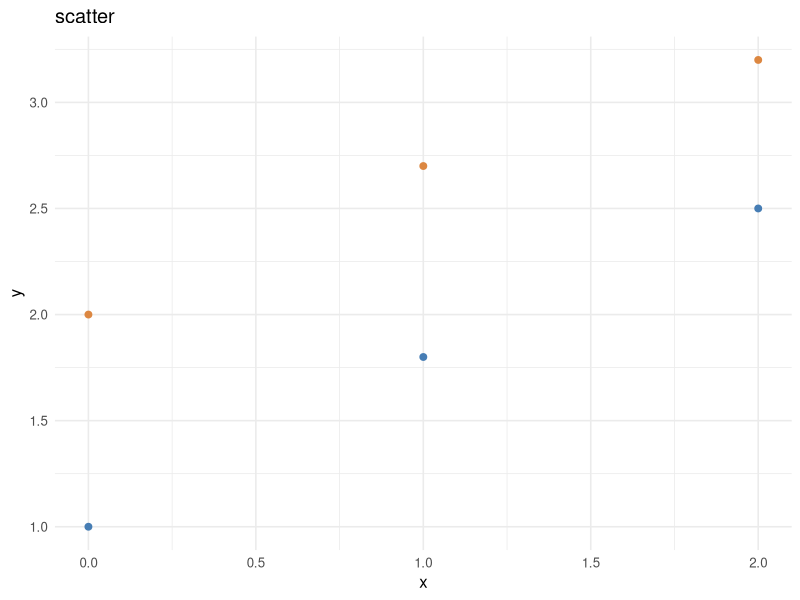
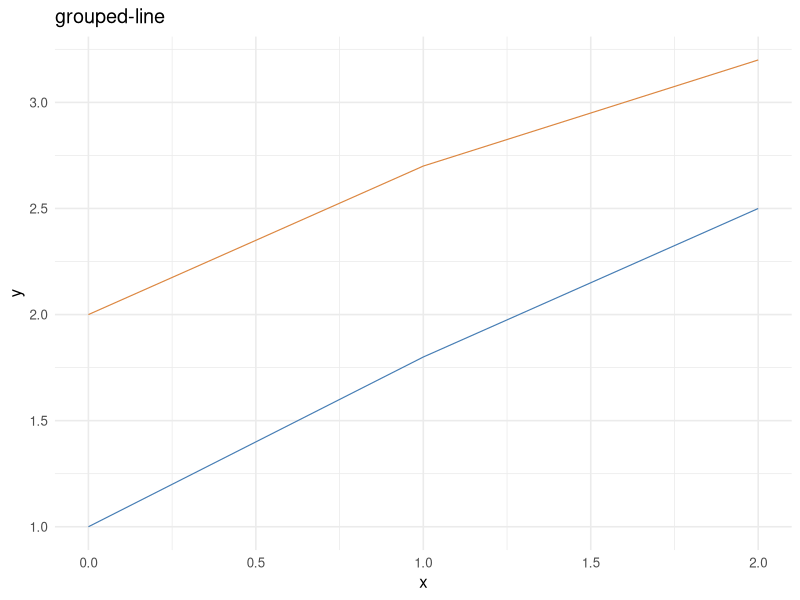
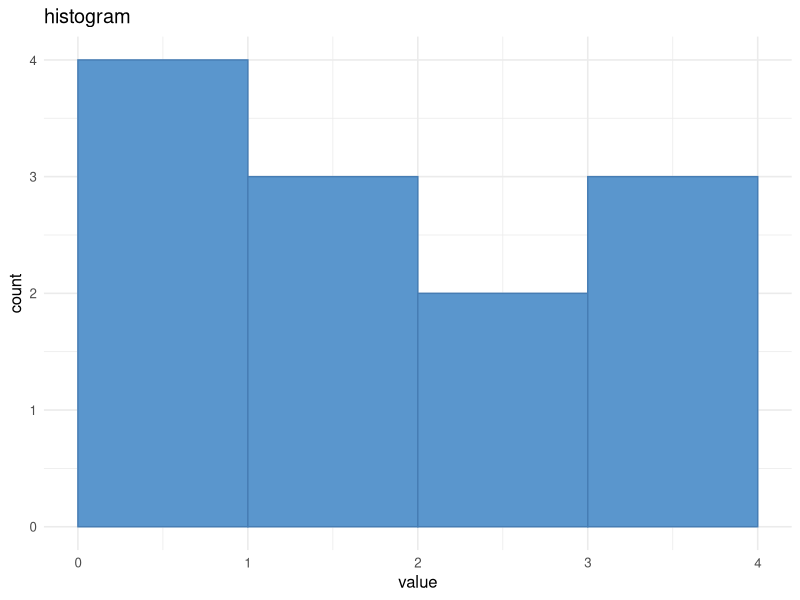
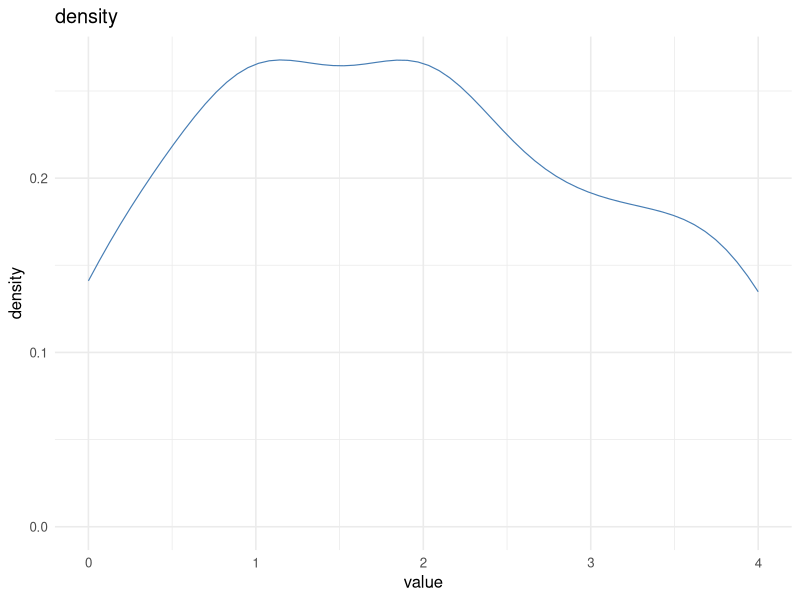
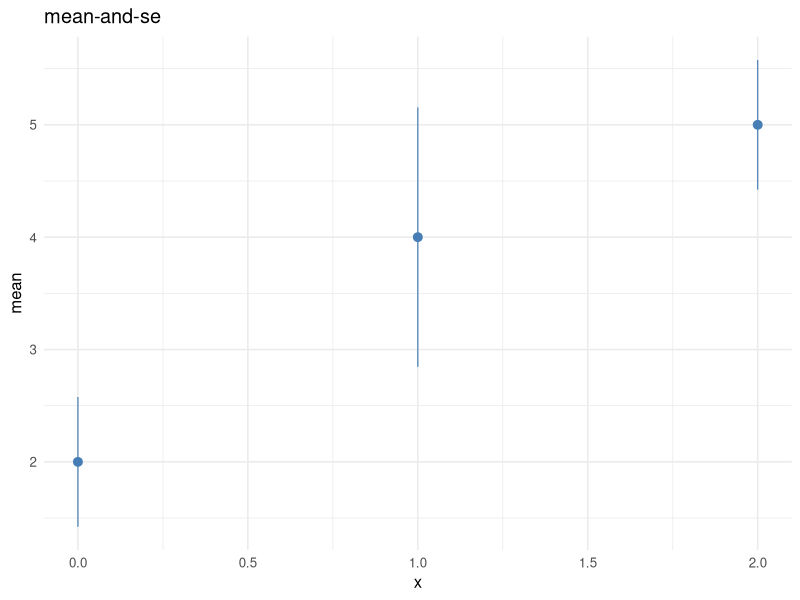
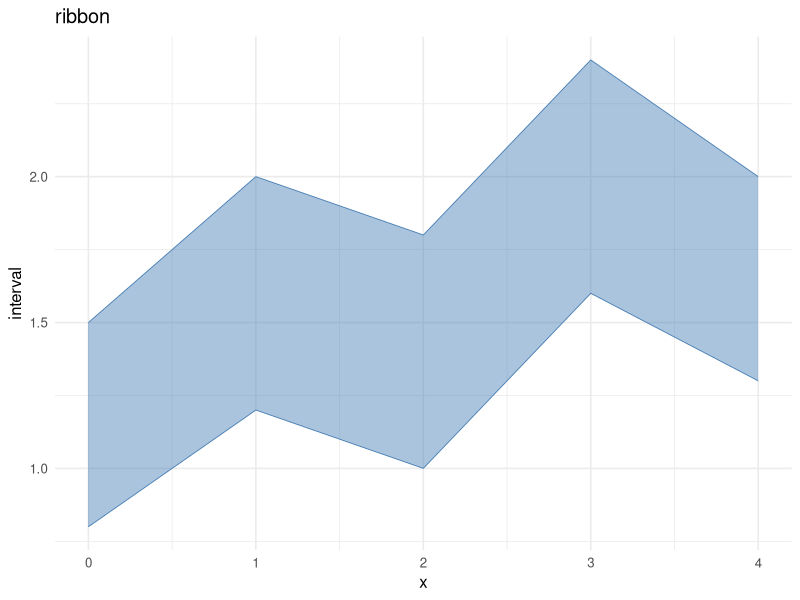
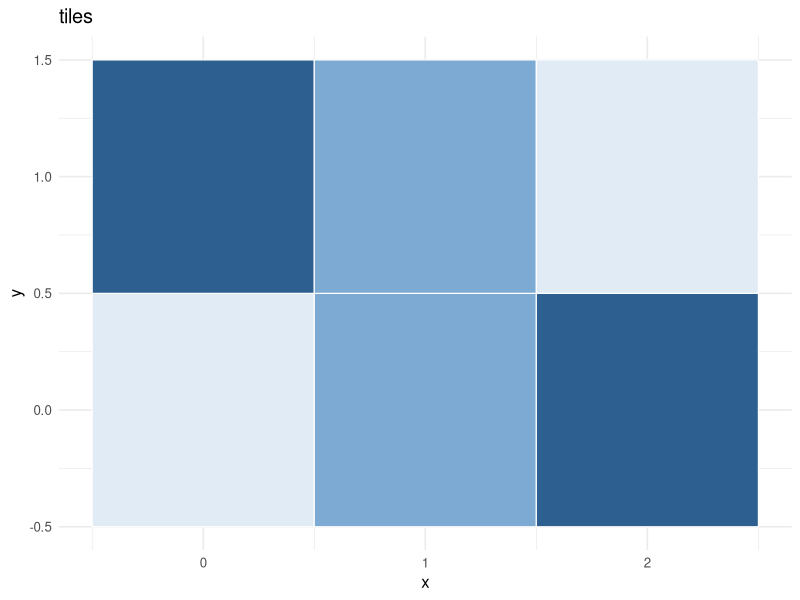
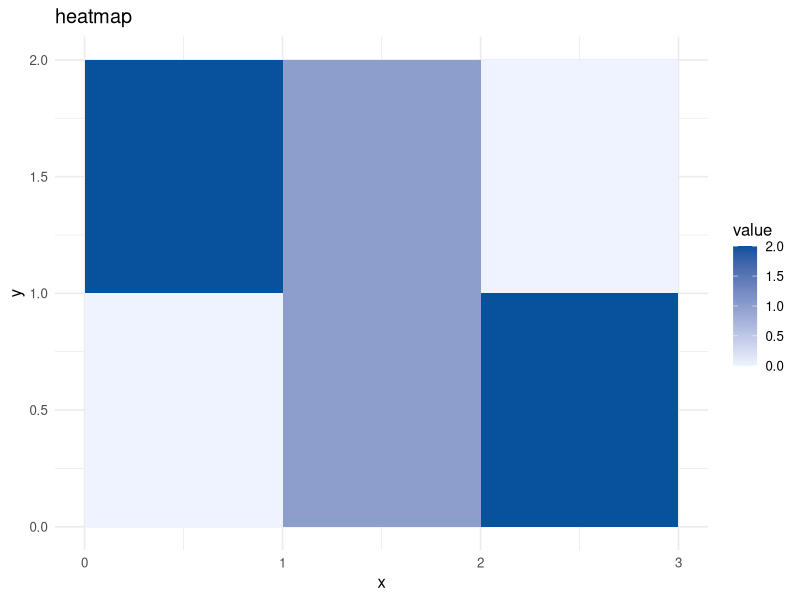

These charts were generated, in order, by the following R code:
args <- commandArgs(trailingOnly = TRUE)
out_dir <- if (length(args) >= 1L) args[[1L]] else "target/graphics-position-qa/ggplot2"
dir.create(out_dir, recursive = TRUE, showWarnings = FALSE)

suppressPackageStartupMessages(library(ggplot2))

palette <- c(red = "#467DB4", blue = "#DC8741")
series <- data.frame(
  x = rep(c(0, 1, 2), 2),
  y = c(1, 1.8, 2.5, 2, 2.7, 3.2),
  condition = factor(rep(c("A", "B"), each = 3), levels = c("A", "B"))
)

scatter <- ggplot(series, aes(x, y, colour = condition)) +
  geom_point(size = 2) +
  scale_colour_manual(values = c(A = palette[["red"]], B = palette[["blue"]])) +
  labs(title = "scatter", x = "x", y = "y") +
  theme_minimal(base_size = 12) +
  theme(legend.position = "none")

grouped_line <- ggplot(series, aes(x, y, group = condition, colour = condition)) +
  geom_line(linewidth = 0.4) +
  scale_colour_manual(values = c(A = palette[["red"]], B = palette[["blue"]])) +
  labs(title = "grouped-line", x = "x", y = "y") +
  theme_minimal(base_size = 12) +
  theme(legend.position = "none")

distribution <- data.frame(
  value = c(0, 0.4, 0.9, 1, 1.3, 1.8, 2, 2.2, 2.7, 3.1, 3.6, 4)
)
histogram <- ggplot(distribution, aes(value)) +
  geom_histogram(
    breaks = c(0, 1, 2, 3, 4),
    closed = "right",
    colour = "#467DB4",
    fill = "#5A96CD"
  ) +
  labs(title = "histogram", x = "value", y = "count") +
  theme_minimal(base_size = 12)

density_plot <- ggplot(distribution, aes(value)) +
  stat_density(
    geom = "line",
    bw = 0.45,
    n = 64,
    trim = TRUE,
    colour = "#467DB4",
    linewidth = 0.4
  ) +
  labs(title = "density", x = "value", y = "density") +
  theme_minimal(base_size = 12)

summary_data <- data.frame(
  x = rep(c(0, 1, 2), each = 3),
  y = c(1, 2, 3, 2, 4, 6, 4, 5, 6)
)
summarized <- ggplot(summary_data, aes(x, y)) +
  stat_summary(fun.data = mean_se, geom = "pointrange", colour = "#467DB4", linewidth = 0.4) +
  labs(title = "mean-and-se", x = "x", y = "mean") +
  theme_minimal(base_size = 12)

ribbon_data <- data.frame(
  x = c(0, 1, 2, 3, 4),
  lower = c(0.8, 1.2, 1, 1.6, 1.3),
  upper = c(1.5, 2, 1.8, 2.4, 2)
)
ribbon <- ggplot(ribbon_data, aes(x, ymin = lower, ymax = upper)) +
  geom_ribbon(colour = "#467DB4", fill = "#467DB4", alpha = 0.45, linewidth = 0.3) +
  labs(title = "ribbon", x = "x", y = "interval") +
  theme_minimal(base_size = 12)

tile_data <- data.frame(
  x = rep(c(0, 1, 2), 2),
  y = rep(c(0, 1), each = 3),
  level = factor(c(0, 1, 2, 2, 1, 0), levels = c(0, 1, 2))
)
tiles <- ggplot(tile_data, aes(x, y, fill = level)) +
  geom_tile(width = 1, height = 1, colour = "white", linewidth = 0.4) +
  scale_fill_manual(values = c("#E1EBF5", "#7DAAD2", "#2D5F91")) +
  labs(title = "tiles", x = "x", y = "y") +
  theme_minimal(base_size = 12) +
  theme(legend.position = "none")

heatmap_data <- data.frame(
  x = rep(c(0.5, 1.5, 2.5), 2),
  y = rep(c(0.5, 1.5), each = 3),
  value = c(0, 1, 2, 2, 1, 0)
)
heatmap <- ggplot(heatmap_data, aes(x, y, fill = value)) +
  geom_tile(width = 1, height = 1) +
  scale_fill_gradient(low = "#EFF3FF", high = "#08519C", name = "value") +
  labs(title = "heatmap", x = "x", y = "y") +
  theme_minimal(base_size = 12)

bin2d_data <- data.frame(
  x = c(0.2, 0.4, 0.7, 1.2, 1.8, 2.2, 2.4, 2.6, 3.2, 3.7),
  y = c(0.2, 0.3, 0.8, 2.2, 2.7, 1.2, 1.4, 1.6, 3.2, 3.6)
)
bin2d <- ggplot(bin2d_data, aes(x, y)) +
  geom_bin_2d(
    binwidth = c(1, 1), boundary = 0, closed = "right", drop = FALSE
  ) +
  scale_x_continuous(limits = c(0, 4), expand = expansion(mult = 0)) +
  scale_y_continuous(limits = c(0, 4), expand = expansion(mult = 0)) +
  scale_fill_gradient(low = "#EFF3FF", high = "#08519C", name = "count") +
  labs(title = "bin-2d", x = "x", y = "y") +
  theme_minimal(base_size = 12)

kde2d_data <- data.frame(
  x = c(-1.4, -1.1, -0.8, -0.5, 0.5, 0.9, 1.2, 1.5),
  y = c(-1.0, -0.7, -1.2, -0.6, 0.8, 1.2, 0.7, 1.4)
)
kde2d <- ggplot(kde2d_data, aes(x, y)) +
  stat_density_2d(
    aes(fill = after_stat(density)),
    geom = "tile",
    contour = FALSE,
    h = c(2.4, 2.8),
    n = 40
  ) +
  scale_x_continuous(limits = c(-3, 3), expand = expansion(mult = 0), oob = scales::oob_keep) +
  scale_y_continuous(limits = c(-3, 3), expand = expansion(mult = 0), oob = scales::oob_keep) +
  scale_fill_gradient(low = "#EFF3FF", high = "#08519C", name = "density") +
  labs(title = "density-2d", x = "x", y = "y") +
  theme_minimal(base_size = 12)

contour <- ggplot(kde2d_data, aes(x, y)) +
  geom_density_2d(
    h = c(2.4, 2.8),
    n = 80,
    breaks = c(0.03, 0.06, 0.09, 0.12),
    colour = "#467DB4",
    linewidth = 0.4
  ) +
  scale_x_continuous(limits = c(-3, 3), expand = expansion(mult = 0), oob = scales::oob_keep) +
  scale_y_continuous(limits = c(-3, 3), expand = expansion(mult = 0), oob = scales::oob_keep) +
  labs(title = "contour", x = "x", y = "y") +
  theme_minimal(base_size = 12)

filled_contour <- ggplot(kde2d_data, aes(x, y)) +
  geom_density_2d_filled(
    aes(fill = after_stat(level_mid)),
    h = c(2.4, 2.8),
    n = 40,
    breaks = c(0.02, 0.05, 0.08, 0.11, 0.15),
    colour = NA
  ) +
  scale_x_continuous(limits = c(-3, 3), expand = expansion(mult = 0), oob = scales::oob_keep) +
  scale_y_continuous(limits = c(-3, 3), expand = expansion(mult = 0), oob = scales::oob_keep) +
  scale_fill_gradient(low = "#EFF3FF", high = "#08519C", name = "density") +
  labs(title = "filled-contour", x = "x", y = "y") +
  theme_minimal(base_size = 12)

count_data <- data.frame(category = c("control", "task", "task", "other", "task", "control"))
counted <- ggplot(count_data, aes(category)) +
  geom_bar(width = 0.9, colour = "#233C5A", fill = "#5A96CD") +
  labs(title = "count", x = "category", y = "count") +
  theme_minimal(base_size = 12)

facet_data <- data.frame(
  x = c(0, 1, 10, 20),
  y = c(0, 1, 2, 3),
  condition = factor(c("control", "control", "task", "task"), levels = c("control", "task"))
)
faceted <- ggplot(facet_data, aes(x, y)) +
  geom_point(size = 2, colour = palette[["red"]]) +
  facet_wrap(~condition, ncol = 2) +
  labs(title = "facets", x = "x", y = "y") +
  theme_minimal(base_size = 12)

bars <- data.frame(
  category = factor(c("A", "A", "B", "B"), levels = c("A", "B")),
  value = c(3, 2, 1, 4),
  group = factor(c("red", "blue", "red", "blue"), levels = c("red", "blue"))
)

base_bars <- ggplot(bars, aes(category, value, group = group, fill = group)) +
  scale_fill_manual(values = palette) +
  labs(x = "category", y = "value") +
  theme_minimal(base_size = 12) +
  theme(legend.position = "none")

dodge <- base_bars +
  geom_col(width = 0.9, colour = "#232D37", position = position_dodge(width = 0.9)) +
  ggtitle("position-dodge")
stack <- base_bars +
  geom_col(width = 0.9, colour = "#232D37", position = position_stack()) +
  ggtitle("position-stack")

jitter_points <- data.frame(
  category = factor(c("A", "A", "A", "B", "B", "B"), levels = c("A", "B")),
  value = c(1, 1, 1.6, 2, 2, 2.6),
  group = factor(c("red", "blue", "red", "blue", "red", "blue"), levels = c("red", "blue"))
)
jittered <- ggplot(jitter_points, aes(category, value, colour = group)) +
  geom_point(position = position_jitter(width = 0.22, height = 0.12, seed = 2026), size = 2) +
  scale_colour_manual(values = palette) +
  labs(title = "position-jitter", x = "category", y = "value") +
  theme_minimal(base_size = 12) +
  theme(legend.position = "none")

plots <- list(
  scatter = scatter,
  line = grouped_line,
  histogram = histogram,
  density = density_plot,
  summary = summarized,
  ribbon = ribbon,
  tiles = tiles,
  heatmap = heatmap,
  bin2d = bin2d,
  kde2d = kde2d,
  contour = contour,
  `filled-contour` = filled_contour,
  count = counted,
  facets = faceted,
  dodge = dodge,
  stack = stack,
  jitter = jittered
)
for (name in names(plots)) {
  ggsave(
    filename = file.path(out_dir, paste0(name, ".png")),
    plot = plots[[name]],
    width = 6.4,
    height = 4.8,
    dpi = 100,
    bg = "white"
  )
}

dodge_data <- layer_data(dodge)
stack_data <- layer_data(stack)
jitter_data <- layer_data(jittered)
write.table(
  layer_data(scatter)[c("x", "y", "colour", "group")],
  file.path(out_dir, "scatter-layer.tsv"),
  sep = "\t", row.names = FALSE, quote = FALSE
)
write.table(
  layer_data(grouped_line)[c("x", "y", "colour", "group")],
  file.path(out_dir, "line-layer.tsv"),
  sep = "\t", row.names = FALSE, quote = FALSE
)
write.table(
  layer_data(histogram)[c("x", "y", "count", "xmin", "xmax", "ymin", "ymax")],
  file.path(out_dir, "histogram-layer.tsv"),
  sep = "\t", row.names = FALSE, quote = FALSE
)
write.table(
  layer_data(density_plot)[c("x", "y", "density", "count")],
  file.path(out_dir, "density-layer.tsv"),
  sep = "\t", row.names = FALSE, quote = FALSE
)
write.table(
  layer_data(summarized)[c("x", "y", "ymin", "ymax")],
  file.path(out_dir, "summary-layer.tsv"),
  sep = "\t", row.names = FALSE, quote = FALSE
)
write.table(
  layer_data(ribbon)[c("x", "ymin", "ymax")],
  file.path(out_dir, "ribbon-layer.tsv"),
  sep = "\t", row.names = FALSE, quote = FALSE
)
write.table(
  layer_data(tiles)[c("x", "y", "xmin", "xmax", "ymin", "ymax", "fill")],
  file.path(out_dir, "tiles-layer.tsv"),
  sep = "\t", row.names = FALSE, quote = FALSE
)
write.table(
  layer_data(heatmap)[c("x", "y", "xmin", "xmax", "ymin", "ymax", "fill")],
  file.path(out_dir, "heatmap-layer.tsv"),
  sep = "\t", row.names = FALSE, quote = FALSE
)
write.table(
  layer_data(bin2d)[c("x", "y", "xmin", "xmax", "ymin", "ymax", "count", "density", "fill")],
  file.path(out_dir, "bin2d-layer.tsv"),
  sep = "\t", row.names = FALSE, quote = FALSE
)
write.table(
  layer_data(kde2d)[c("x", "y", "density", "count", "fill")],
  file.path(out_dir, "kde2d-layer.tsv"),
  sep = "\t", row.names = FALSE, quote = FALSE
)
write.table(
  layer_data(contour)[c("x", "y", "level", "piece", "group")],
  file.path(out_dir, "contour-layer.tsv"),
  sep = "\t", row.names = FALSE, quote = FALSE
)
write.table(
  layer_data(filled_contour)[c("x", "y", "level_low", "level_high", "level_mid", "piece", "group", "fill")],
  file.path(out_dir, "filled-contour-layer.tsv"),
  sep = "\t", row.names = FALSE, quote = FALSE
)
write.table(
  layer_data(counted)[c("x", "y", "count", "xmin", "xmax", "ymin", "ymax")],
  file.path(out_dir, "count-layer.tsv"),
  sep = "\t", row.names = FALSE, quote = FALSE
)
write.table(
  layer_data(faceted)[c("x", "y", "PANEL", "group")],
  file.path(out_dir, "facets-layer.tsv"),
  sep = "\t", row.names = FALSE, quote = FALSE
)
write.table(
  dodge_data[c("x", "xmin", "xmax", "y", "group")],
  file.path(out_dir, "dodge-layer.tsv"),
  sep = "\t", row.names = FALSE, quote = FALSE
)
write.table(
  stack_data[c("x", "xmin", "xmax", "y", "ymin", "ymax", "group")],
  file.path(out_dir, "stack-layer.tsv"),
  sep = "\t", row.names = FALSE, quote = FALSE
)
write.table(
  jitter_data[c("x", "y", "group")],
  file.path(out_dir, "jitter-layer.tsv"),
  sep = "\t", row.names = FALSE, quote = FALSE
)

cat("wrote ggplot2 position references to", out_dir, "\n")
